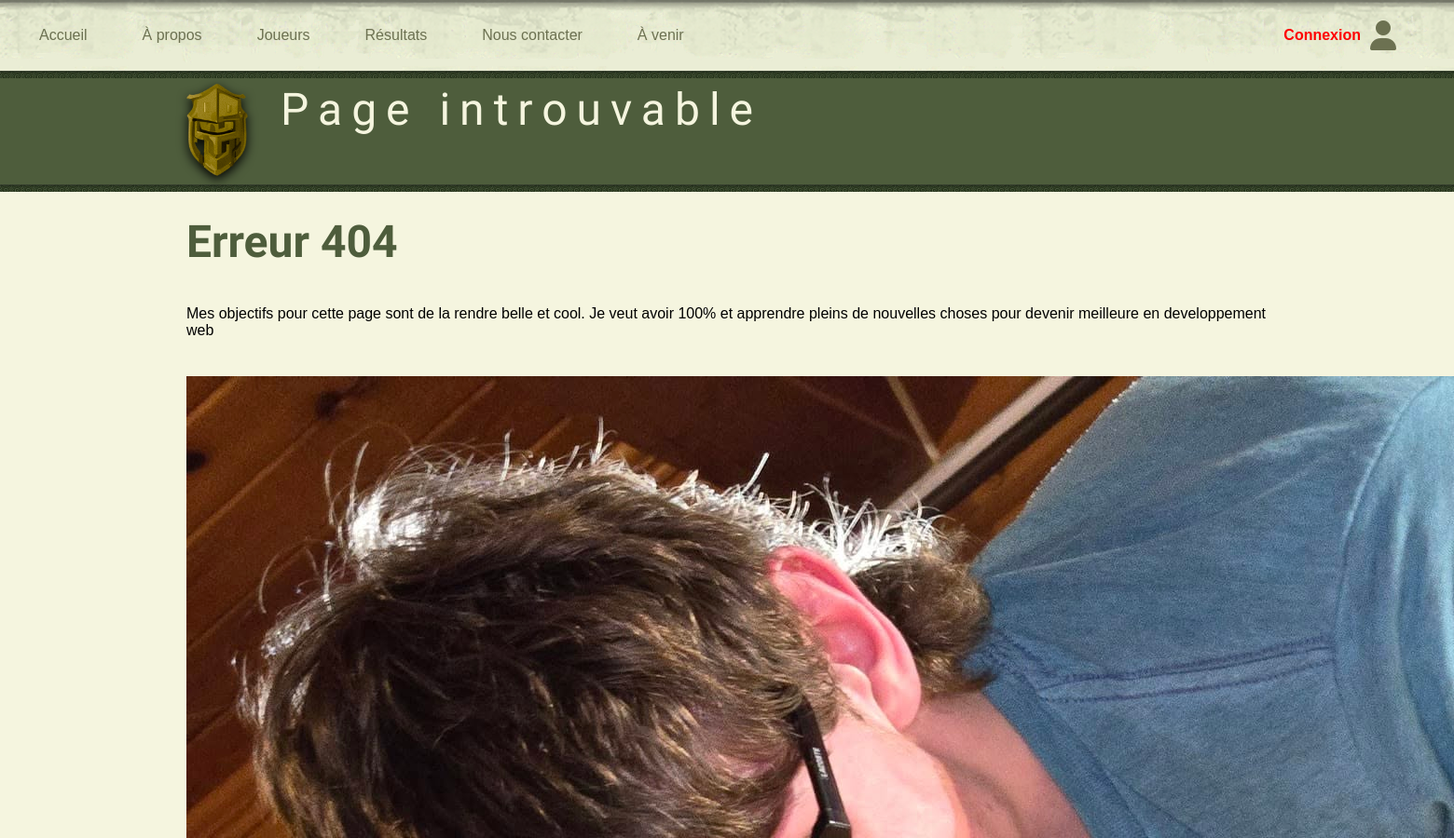
Page /a-propos.php (upper part) on the earlier database version.
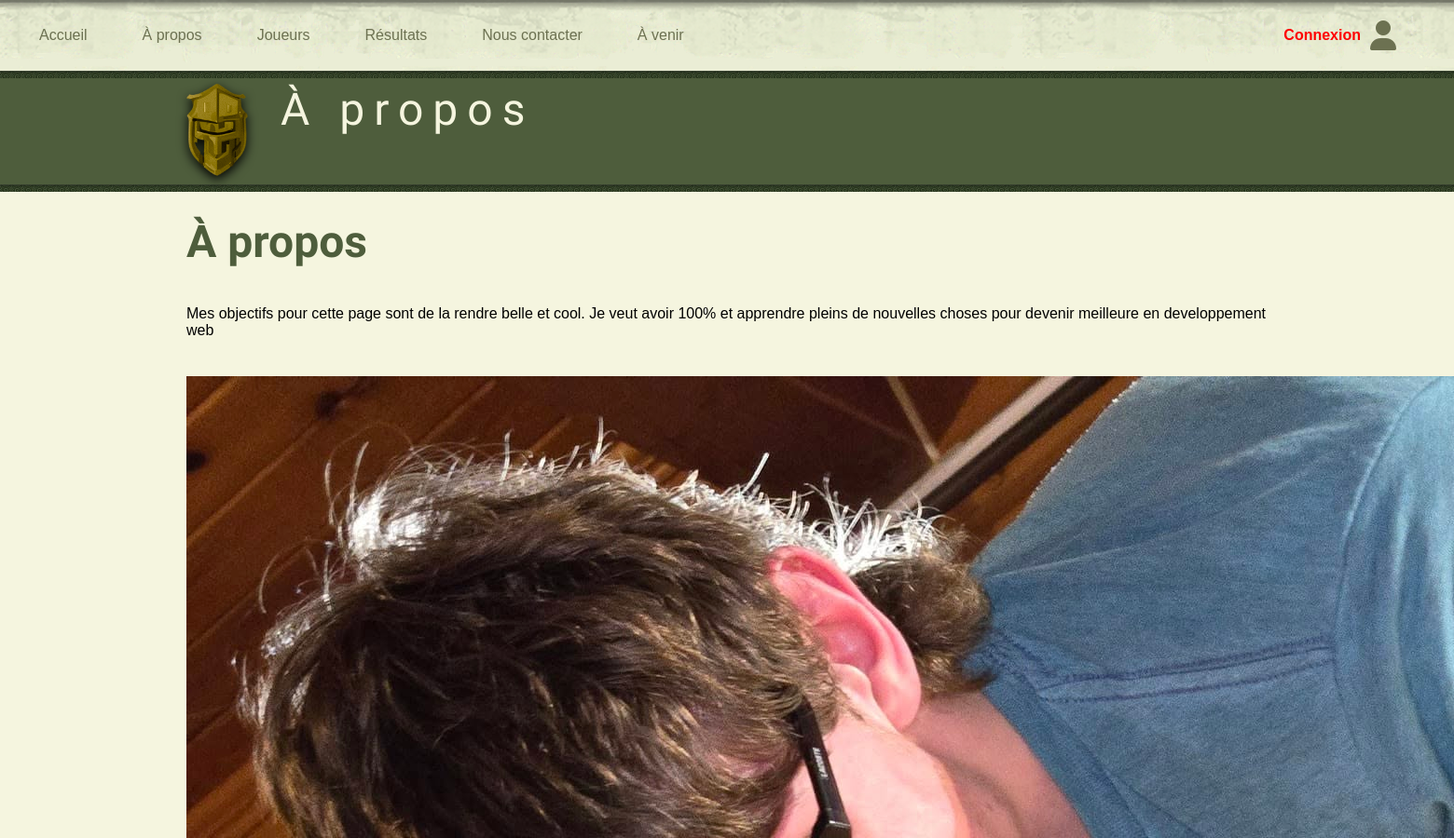
Same page on the later database version.
### tables this page shows
CREATE TABLE `pages` (
  `id` int NOT NULL,
  `url` varchar(255) NOT NULL,
  `titre` varchar(60) NOT NULL,
  `description` varchar(150) NOT NULL,
  `h1` varchar(100) NOT NULL,
  `accroche` varchar(255) DEFAULT NULL,
  `public` tinyint(1) NOT NULL,
  `texte` longtext NOT NULL,
  `modification` datetime NOT NULL
);

### include/configuration.inc (called while the page is built, shortened)
<?php
    try {
        $mysqli = new mysqli("127.0.0.1", "root", "mysql", "lanparty_felixlemaybegin");
    } catch (Exception $e) {
        die('Erreur de connexion à la base de données.');
    }
    $mysqli->set_charset("utf8mb4");
    $nomPage = basename($_SERVER['SCRIPT_NAME']);
    $requete = "SELECT titre, description, h1, texte FROM pages WHERE url = ?";
    if ($stmt = $mysqli->prepare($requete)) {
        $stmt->bind_param("s", $nomPage);
        $stmt->execute();
        $stmt->bind_result($titre, $description, $h1, $texte);
        if (!$stmt->fetch()) {
            $titre = "Page introuvable";
            $h1 = "Erreur 404";
        }
    } else {
        die("Erreur SQL : " . $mysqli->error);
    }

### include/entete.inc (the view, shortened to what this page needs)
<?php
    echo "<!DOCTYPE html>";
    echo "<html lang='fr-CA'>";
    echo "<head>";
    echo "    <link rel='stylesheet' href='css/style.css'>";
    echo "    <link rel='stylesheet' href='css/mes-styles.css'>";
    echo "</head>";
    echo "<nav>";
    echo "  <div class='nav-container'>";
    echo "    <div class='nav-gauche'>";
    echo "      <a href='index.php'>Accueil</a>";
    echo "      <a href='a-propos.php'>À propos</a>";
    echo "      <a href='joueurs.php'>Joueurs</a>";
    echo "      <a href='resultats.php'>Résultats</a>";
    echo "      <a href='formulaire-contact.php'>Nous contacter</a>";
    echo "      <a href='a-venir.php'>À venir</a>";
    echo "    </div>";
    echo "    <div class='nav-droite'>";
    if (isset($_SESSION['usager'])) {
        echo '<a href="deconnecter.php" class="icone-auth" title="Déconnexion">';
        echo '<i class="fas fa-sign-out-alt"></i>';
        echo '</a>';
    } else {
        echo '<a href="formulaire-authentification.php" class="icone-auth" title="Connexion">';
        echo '<span class="texte-auth">Connexion</span> <i class="fas fa-user"></i>';
        echo '</a>';
    }
    echo "    </div>";
    echo "  </div>";
    echo "</nav>";
    echo "<div class='separation'></div>";
    echo "<header>";
    echo "    <div class='logo-text container'>";
    echo "        <div class='logo'><img src='medias/commun/logoLanParty.png'></div>";
    echo "        <div>";
    echo "            <div class= title>$titre</div>";
    echo "        </div>";
    echo "    </div>";
    echo "</header>";
    echo "<div class='separation'></div>";
    echo "<div id='main'>";
    echo "    <div class='container'>";
    echo "        <h1>$h1</h1>";
    echo "        <div class='items'>";
    echo "<body>";

Differences in the rows shown:
added pages: titre "À propos", h1 "À propos"
Other differences:
$titre: "Page introuvable" → (not shown)
$h1: "Erreur 404" → (not shown)
